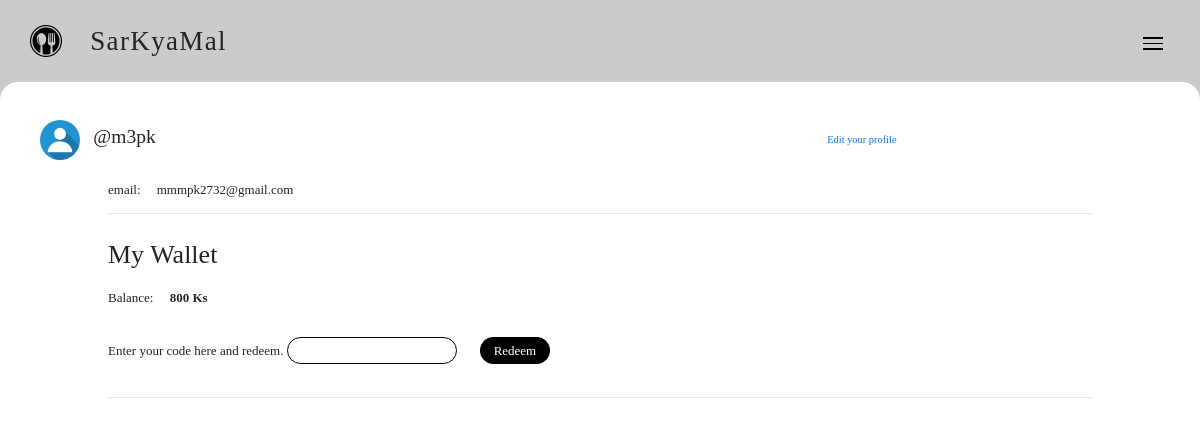
Screenshot of /sarkyamal/profile.php (signed in) with the database file from the repository.
### tables this page shows
CREATE TABLE `users` (
  `user_id` varchar(10) NOT NULL,
  `user_name` varchar(255) NOT NULL,
  `email` varchar(50) NOT NULL,
  `password` varchar(32) NOT NULL,
  `profile` varchar(255) NOT NULL,
  `balance` int(11) NOT NULL,
  `hash` varchar(32) NOT NULL,
  `active` tinyint(1) NOT NULL
);

### sarkyamal/profile.php (the view, shortened to what this page needs)
<!DOCTYPE html>
<html lang="en">
<head>
</head>
<body>
   <?php
      include('nav.php');
      include('cart.php');
      include('config/connect.php');
      if(!isset($_SESSION['user_id']))
      {
         header('location: index.php');
         exit();
      } else {
         $user_id=$_SESSION['user_id'];
         $sql="SELECT * FROM users WHERE user_id='$user_id'";
         $select=mysqli_query($conn, $sql);
         $data=mysqli_fetch_array($select);
      }
   ?>
<section id="body">
   <div id="page-title">
      <div id="profile" class="display-inline-block width70">
         <img id="profilepic" style="display: inline-block; width: 40px; border-radius: 100%; margin-right: 10px;" src="profiles/default-profile.jpg" alt="profile" >
         <h4 class="display-inline-block">@<?php echo $data['user_name'];?></h4>
      </div>
      <a href="edit-profile.php"><small>Edit your profile</small></a> <br>
   </div>
   <div class="content">
      <p>email:&emsp; <?php echo $data['email']; ?> </p>
      <hr>
      <h2 id="wallet">My Wallet</h2>
      Balance:&emsp; <b><?php echo $data['balance']; ?> Ks</b> <br> <br>
      <form action="redeem.php" method="post">
         Enter your code here and redeem.
         <input style="margin-top: 10px" type="text" name="redeem_code" id="redeem_code" required>
         <input style="margin-top: 10px" type="submit" value="Redeem" name="redeem" class="small-button focus-button">
      </form>
      <hr>
   </div>
</section>
</body>
</html>

### sarkyamal/config/style.css (style rules this page uses)
body, html { padding: 0; margin: 0; overflow-x: hidden; max-width: 100%; font-family: 'Proxima Nova Regular'; font-size: 13px; }
.focus-button { background: #000; color: #fff; }
#body { position: absolute; top: 120px; height: 80%; width: 100%; }
#page-title { margin: 0px 40px 20px; }
#profile > #profilepic { display: inline-block; width: 50px; border-radius: 100%; }
.content { width: 82%; margin: 20px auto; }
input { border: 1px solid #000; width: 260px; height: 36px; border-radius: 18px; display: block; margin-bottom: 20px; padding: 0px 20px; }
input[type=submit] { margin-top: 40px; margin-bottom: 10px; }
.display-inline-block { display: inline-block; }
.width70 { width: 70%; }
.small-button { display: inline-block; width: 70px; height: 27px; padding: 0; margin: 10px 0px 10px 20px; border-radius: 13px; }
#redeem_code { width: 170px; height: 27px; display: inline-block; margin-top: 0px; }
#wallet { padding: 12px 0; }

### rows the page displays
users: user_name "m3pk", email "mmmpk2732@gmail.com", balance "800"
